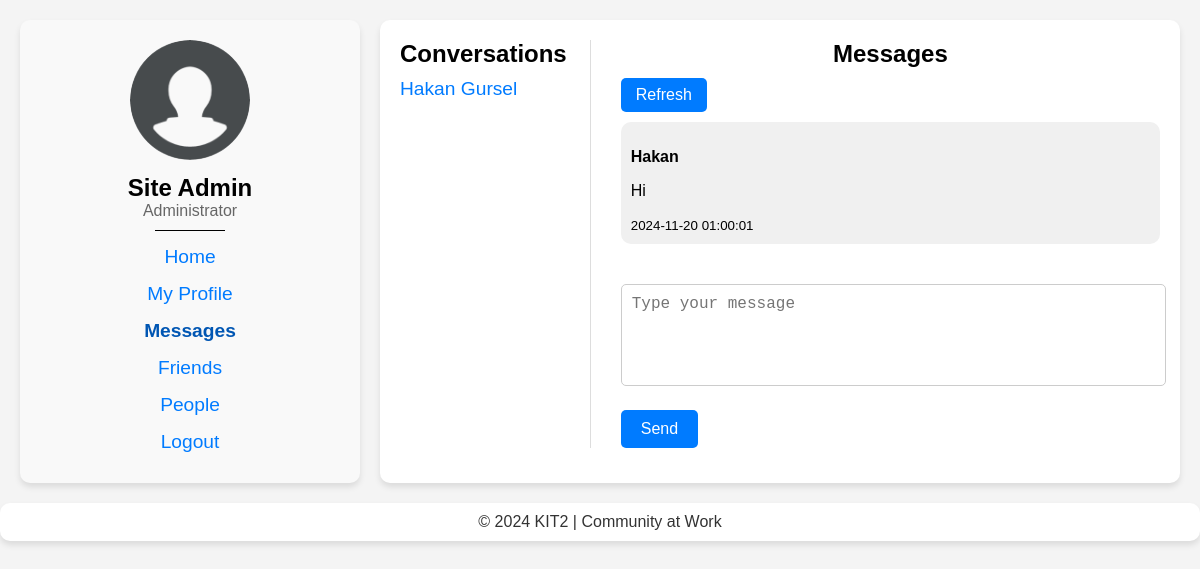
The app's page /messages.php?user=hakan (signed in) with its own data.
### tables this page shows
CREATE TABLE `members` (
  `user` varchar(16) NOT NULL,
  `pass` varchar(255) NOT NULL,
  `profile_picture` varchar(255) DEFAULT 'default.png',
  `first_name` varchar(50) NOT NULL,
  `last_name` varchar(50) NOT NULL,
  `title` varchar(100) DEFAULT NULL,
  `about_me` text
);

CREATE TABLE `messages` (
  `id` int NOT NULL,
  `sender` varchar(50) NOT NULL,
  `receiver` varchar(50) NOT NULL,
  `message` text NOT NULL,
  `created_at` timestamp NULL DEFAULT CURRENT_TIMESTAMP
);

### functions.php (called while the page is built, shortened)
<?php
function sanitizeString($var) {
    return htmlentities(strip_tags($var), ENT_QUOTES, 'UTF-8');
}
?>

### messages.php (the view, shortened to what this page needs)
<?php
require_once 'functions.php';
$user = $_SESSION['user'];
$profileStmt = $pdo->prepare("SELECT first_name, last_name, title, profile_picture FROM members WHERE user = ?");
$profileStmt->execute([$user]);
$profileData = $profileStmt->fetch();
$conversationsStmt = $pdo->prepare("
    SELECT DISTINCT
        CASE WHEN sender = ? THEN receiver ELSE sender END AS contact
    FROM messages
    WHERE sender = ? OR receiver = ?
");
$conversationsStmt->execute([$user, $user, $user]);
$conversations = $conversationsStmt->fetchAll(PDO::FETCH_COLUMN);
$receiver = isset($_GET['user']) ? sanitizeString($_GET['user']) : null;
$messages = [];
if ($receiver) {
    $messagesStmt = $pdo->prepare("
        SELECT messages.*, members.first_name, members.last_name
        FROM messages
        JOIN members ON messages.sender = members.user
        WHERE (sender = ? AND receiver = ?) OR (sender = ? AND receiver = ?)
        ORDER BY created_at ASC
    ");
    $messagesStmt->execute([$user, $receiver, $receiver, $user]);
    $messages = $messagesStmt->fetchAll();
}
?>
<!DOCTYPE html>
<html lang="en">
<head>
    <link rel="stylesheet" type="text/css" href="styles.css">
</head>
<body>
    <div class="container-full">
        <div class="container">
            <div class="left-column">
                <img src="img/profiles/<?php echo htmlspecialchars($profileData['profile_picture']); ?>" alt="Your Profile Picture" class="profile-picture">
                <h2><?php echo htmlspecialchars($profileData['first_name'] . ' ' . $profileData['last_name']); ?></h2>
                <?php if (!empty($profileData['title'])): ?>
                    <p class="member-title"><?php echo htmlspecialchars($profileData['title']); ?></p>
                <?php endif; ?>
                <div style="width: 70px; height: 1px; background-color: #000; margin: 10px auto;"></div>
                <nav>
                    <a href="index.php" class="nav-link">Home</a>
                    <a href="my_profile.php" class="nav-link">My Profile</a>
                    <span class="nav active">Messages</span>
                    <a href="friends.php" class="nav-link">Friends</a>
                    <a href="people.php" class="nav-link">People</a>
                    <a href="logout.php" class="nav-link">Logout</a>
                </nav>
            </div>
            <div class="right-column">
                <div class="right-column-container">
                    <div class="right-conversations">
                        <h2>Conversations</h2>
                        <?php foreach ($conversations as $contact): ?>
                            <?php
                            $contactStmt = $pdo->prepare("SELECT first_name, last_name FROM members WHERE user = ?");
                            $contactStmt->execute([$contact]);
                            $contactData = $contactStmt->fetch();
                            ?>
                            <nav>
                                <a href="messages.php?user=<?php echo urlencode($contact); ?>" class="nav-link">
                                    <?php echo htmlspecialchars($contactData['first_name'] . ' ' . $contactData['last_name']); ?>
                                </a>
                            </nav>
                        <?php endforeach; ?>
                    </div>
                    <div class="right-messages">
                        <h1 class="right-header">Messages</h1>
                        <button onclick="location.reload();" class="refresh-button">Refresh</button>
                        <?php if ($receiver): ?>
                            <div class="messages-container">
                                <?php foreach ($messages as $message): ?>
                                    <div class="<?php echo $message['sender'] === $user ? 'sent-message' : 'received-message'; ?>" style="background-color: <?php echo $message['sender'] === $user ? ' #f9f9f9' : '#f0f0f0'; ?>">
                                        <p><strong><?php echo htmlspecialchars($message['first_name']); ?></strong></p>
                                        <p><?php echo htmlspecialchars($message['message']); ?></p>
                                        <small><?php echo $message['created_at']; ?></small>
                                    </div>
                                <?php endforeach; ?>
                            </div>
                            <form method="post">
                                <textarea name="message" placeholder="Type your message" required></textarea>
                                <button type="submit">Send</button>
                            </form>
                        <?php else: ?>
                            <p>Select a conversation or start a new one.</p>
                        <?php endif; ?>
                    </div>
                </div>
            </div>
        </div>
        <div class="footer">
            <p>&copy; 2024 KIT2 | Community at Work</p>
        </div>
    </div>
</body>
</html>

### styles.css (style rules this page uses)
body { font-family: 'Gill Sans', 'Gill Sans MT', Calibri, 'Trebuchet MS', sans-serif; background-color: #f4f4f4; margin: 0; padding: 0; }
h1, h2, h3 { margin: 0; padding: 0; }
.container { display: flex; gap: 20px; max-width: 1200px; margin: 0 auto; padding: 20px; }
.left-column { flex: 1; max-width: 300px; background: #f9f9f9; padding: 20px; border-radius: 10px; box-shadow: 0 4px 6px rgba(0, 0, 0, 0.1); text-align: center; }
.right-column { flex: 2; background: #ffffff; padding: 20px; border-radius: 10px; box-shadow: 0 4px 6px rgba(0, 0, 0, 0.1); }
.right-column h1 { font-size: 1.5rem; margin-bottom: 2px; text-align: left; }
nav a { display: block; margin: 5px 0; font-size: 1.2rem; color: #007bff; text-decoration: none; padding: 5px 0; transition: color 0.3s; }
.nav.active { display: block; margin: 5px 0; font-size: 1.2rem; color: #0056b3; text-decoration: none; padding: 5px 0; transition: color 0.3s; font-weight: 600; }
.profile-picture { width: 120px; height: 120px; object-fit: cover; border-radius: 50%; margin-bottom: 10px; }
form button { background-color: #007bff; color: white; border: none; padding: 10px 20px; font-size: 1rem; border-radius: 5px; cursor: pointer; transition: background-color 0.3s; }
form textarea { width: 97%; height: 80px; margin-bottom: 10px; padding: 10px; font-size: 1rem; border: 1px solid #ccc; border-radius: 5px; resize: none; }
button { margin-top: 10px; padding: 8px 15px; font-size: 1rem; border: none; border-radius: 5px; background-color: #007bff; color: #fff; cursor: pointer; transition: background-color 0.3s ease; }
button.refresh-button { display: flex; justify-content: center; align-items: center; }
.left-column p { font-size: 1rem; color: #666; margin-bottom: 10px; }
.member-title { font-size: 0.9rem; color: #666; margin: 0; }
.received-message { text-align: left; background-color: #f8d7da; padding: 10px; border-radius: 10px; margin: 10px 0; }
.messages-container { max-height: 400px; overflow-y: auto; margin-bottom: 20px; }
textarea { width: 100%; height: 100px; margin: 10px 0; padding: 10px; border: 1px solid #ccc; border-radius: 5px; }
.right-header { display: flex; justify-content: center; align-items: center; font-family: Gill Sans, sans-serif; }
.footer { background-color: #ffffff; border-radius: 10px; box-shadow: 0 4px 6px rgba(0, 0, 0, 0.1); text-align: center; margin: auto; margin-bottom: 20px; padding-top: 10px; padding-bottom: 10px; max-width: 1200px; }
.footer p { margin: 0; font-size: 1rem; color: #333; }
.right-column-container { display: flex; gap: 20px; }
.right-conversations { flex: 1; max-width: 200px; border-right: 1px solid #ddd; padding-right: 10px; }
.right-messages { flex: 3; padding-left: 10px; }

### records on screen
members: profile_picture (placeholder picture), first_name+last_name "Site Admin", title "Administrator"
members: first_name+last_name "Hakan Gursel"
messages: sender.first_name "Hakan", message "Hi", created_at "2024-11-20 01:00:01"
